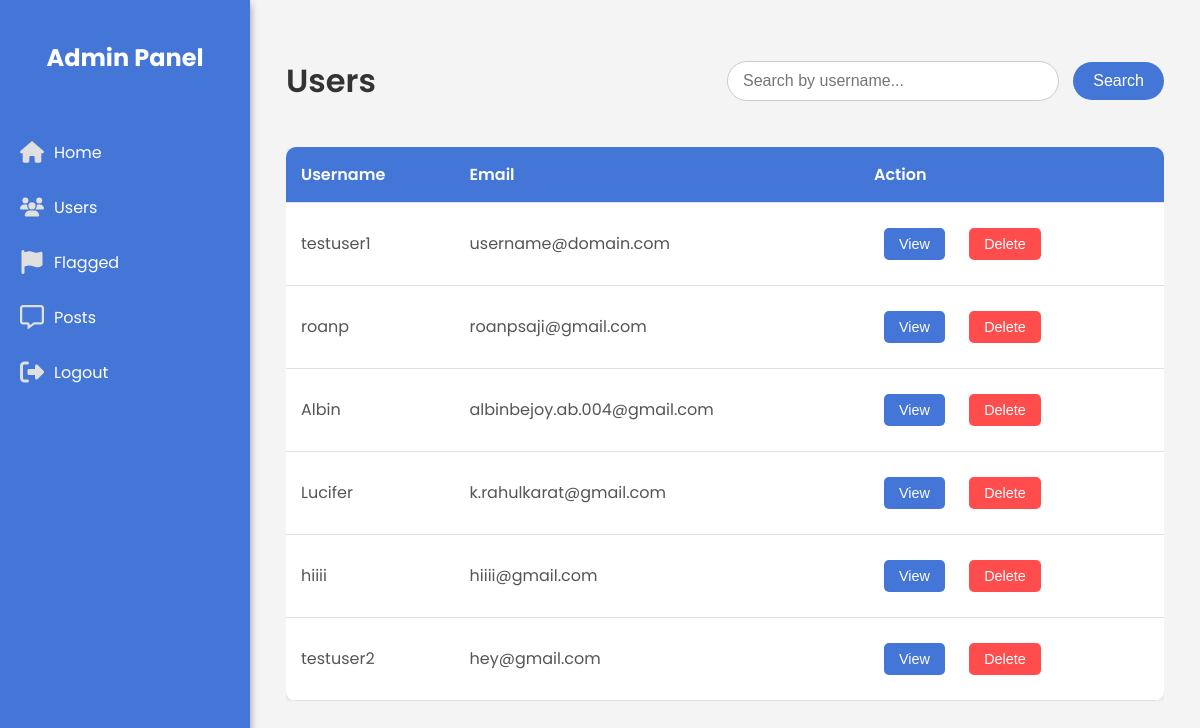
/users, run on an earlier commit of the app's database.
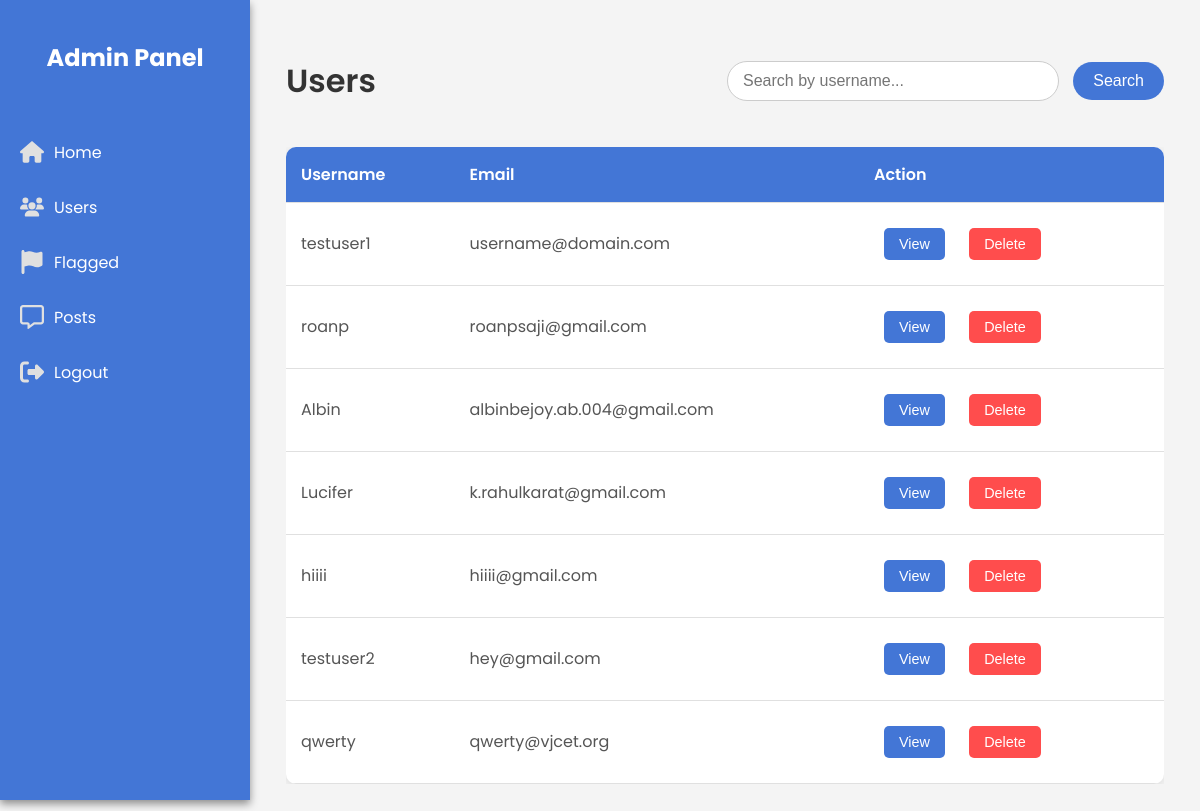
And on a later commit of the database.
### app/models.py (models this page shows, shortened)
class SearchableMixin(object):
    @classmethod
    def before_commit(cls, session):
        session._changes = {
            'add': list(session.new),
            'update': list(session.dirty),
            'delete': list(session.deleted)
        }

class User(db.Model, UserMixin, SearchableMixin):
    __tablename__ = 'user'
    __searchable__ = ['username', 'email']
    id = db.Column(db.Integer, primary_key=True)
    username = db.Column(db.String(80), unique=True, nullable=False)
    password = db.Column(db.String(80), nullable=False)
    email = db.Column(db.String(120), unique=True, nullable=False)
    phone_number = db.Column(db.Integer, unique=True, nullable=False)
    profile_pic = db.Column(db.String(120), nullable=False, default='profile.jpg')

### app/admin_routes.py (the view)
@app.route('/users', methods=['GET', 'POST'])
def users():
    if request.method == 'GET':
        users = User.query.all()  # Fetch all users
        return render_template('adminPages/users.html', users=users)

### app/templates/adminPages/users.html
{% extends 'adminPages/adminhome.html' %}
{% block head %}
    <link rel="stylesheet" href="{{ url_for('static', filename='css/admin.css') }}">
    <link rel="stylesheet" href="{{ url_for('static', filename='css/users.css') }}">
{% endblock %}
{% block body %}
<div class="users-page">
    <div class="page-header">
        <h1 class="page-title">Users</h1>
        <div class="search-container">
            <form action="/users_search" method="get">
                <label>
                    <input class="form-control" type="text" placeholder="Search by username..." name="username">
                    <input type="submit" value="Search">
                </label>
            </form>
        </div>
    </div>
        <div class="users-table-container">
            <table class="users-table">
                <thead>
                    <tr>
                        <th>Username</th>
                        <th>Email</th>
                        <th>Action</th>
                    </tr>
                </thead>
                <tbody>
                {% if users %}
                    {% for user in users %}
                    <tr>
                        <td>{{ user.username }}</td>
                        <td>{{ user.email }}</td>
                        <td>
                            <button class="action-btn">View</button>
                            <form action="{{ url_for('delete_user', user_id=user.id) }}" method="post" style="display:inline;">
                                <button type="submit" class="action-btn delete-btn">Delete</button>
                            </form>
                        </td>
                    </tr>
                    {% endfor %}
                {% else %}
                    <tr>
                        <td>No results found</td>
                    </tr>
                {% endif %}
                </tbody>
            </table>
        </div>
    </div>
{% endblock %}

What changed in the data, as far as the page shows it:
added User: username "qwerty", email "qwerty@vjcet.org"
